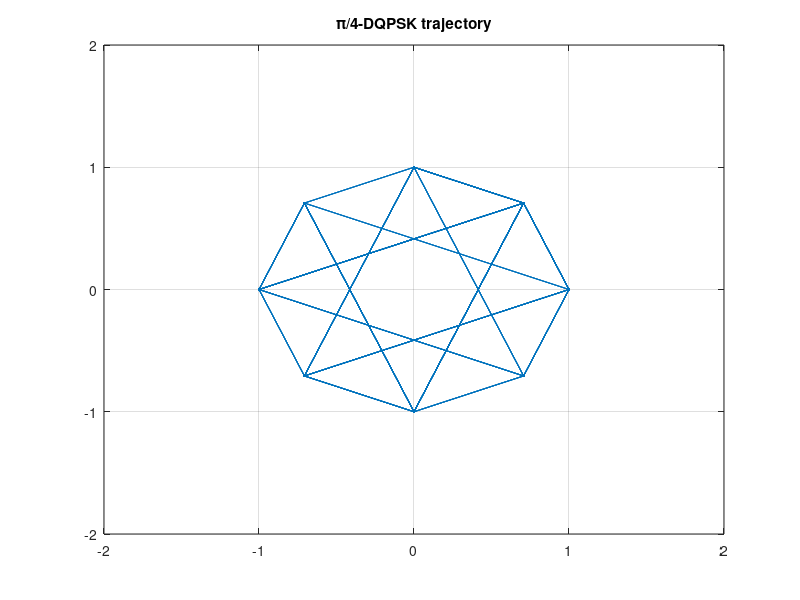

MATLAB code to generate this figure:
% π/4-DQPSK
% Без переходов через ноль

Ns = 100;
dph = pi/4*(2*randi([0 3], 1, Ns) + 1);
phPi4 = cumsum(dph);
figure;
plot(cos(phPi4), sin(phPi4), '.-');
title('\pi/4-DQPSK trajectory'); axis([-2 2 -2 2]); grid on;

%{
@play
{
 "title": "π/4-DQPSK",
 "groups": [
  {
   "name": "Символы",
   "controls": [
    {
     "var": "Ns",
     "label": "Символов",
     "min": 20,
     "max": 200,
     "step": 20,
     "default": 100
    }
   ]
  }
 ]
}
%}
